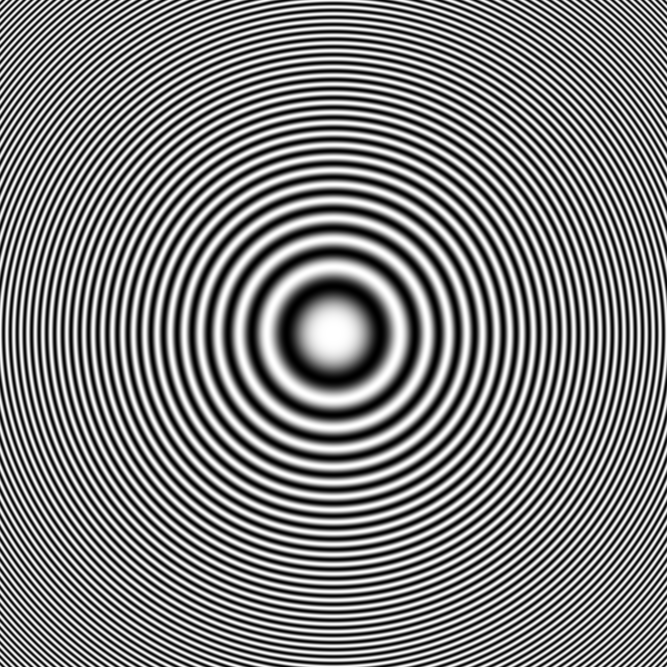
#> input picture HW2/q5.png, 2001 x 2001 px (shown at 1/3 size)
$ jupyter execute HW2-AmirhoseinYari-98109718-Q5.ipynb   (older library calls are emulated)
#> lines starting #> are read from the running program, lines starting #| are printed output that depends on the picture; after the words box and inside, x2 and y2 are one past the last pixel; in counts of white or black regions, pixels touching at a corner belong together
[cell 1]
import imageio as iio
import numpy as np
from matplotlib import pyplot as plt
import cv2

### Part 1

[cell 2]
img = iio.imread('q5.png')
#> img is the input picture: shape (2001, 2001); min 0, max 255, mean 127.5

res1 = cv2.Sobel(img, cv2.CV_64F, 1, 2, 0).astype(np.uint8)
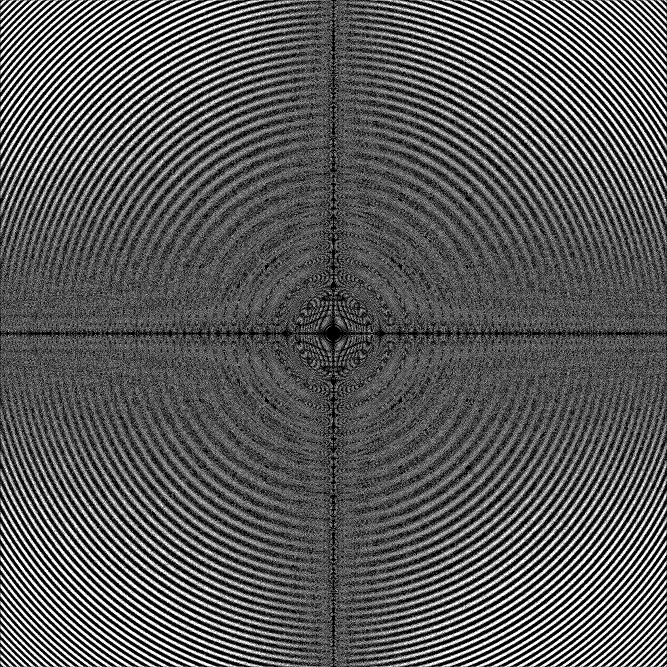
#> res1: shape (2001, 2001) (shown at 1/3 size); min 0, max 255, mean 90.2
res2 = cv2.GaussianBlur(img,(3,3),10)
res3 = cv2.Laplacian(img, cv2.CV_64F, (3,3)).astype(np.uint8)

plt.figure(figsize = (16, 12))
plt.subplot(2,2,1)
plt.imshow(img,cmap='gray');
plt.title('image :');

plt.subplot(2,2,2)
plt.imshow(255*res1/np.max(res1),cmap='gray');
plt.title('Sobel :');

plt.subplot(2,2,3)
plt.imshow(255*res2/np.max(res2),cmap='gray');
plt.title('Gaussian :');

plt.subplot(2,2,4)
plt.imshow(255*res3/np.max(res3),cmap='gray');
plt.title('Laplacian :');

iio.imwrite('q5_res01.png',255*res1/np.max(res1))
iio.imwrite('q5_res02.png',255*res2/np.max(res2))
iio.imwrite('q5_res03.png',255*res3/np.max(res3))

### Part 2

### Gaussian Filter (frequency)

[cell 3]
import math
def GaussianFilter(nRows, nCols, sigma, highpass=True):
    filter_gauss = np.zeros((nRows,nCols))
    centerI = int((nRows+1)/2)
    centerJ = int((nCols+1)/2)
    for j in range(nCols):
        for i in range(nRows):
            g = math.exp(((i-centerI)**2+(j-centerJ)**2)/(-2*sigma**2))
            if(highpass):
                filter_gauss[i,j] = 1-g
            else:
                filter_gauss[i,j] = g
    return filter_gauss

[cell 4]
imgf = np.fft.fft2(img)
imgfshift = np.fft.fftshift(imgf)
mag = 20*np.log(np.abs(imgfshift))
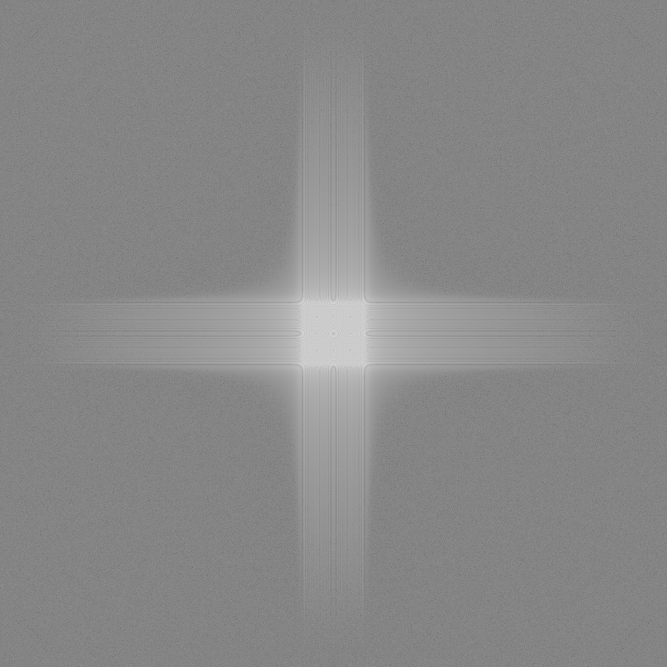
#> mag: shape (2001, 2001) float64 (shown at 1/3 size); min -196.3, max 401, mean 124.5; drawn with min black and max white

rows, cols = img.shape
#> rows = 2001; cols = 2001
H_lowpass = GaussianFilter(rows, cols, 50, False)

res5 = (imgfshift*H_lowpass)
res5_mag = 20*np.log(np.abs(1+res5))
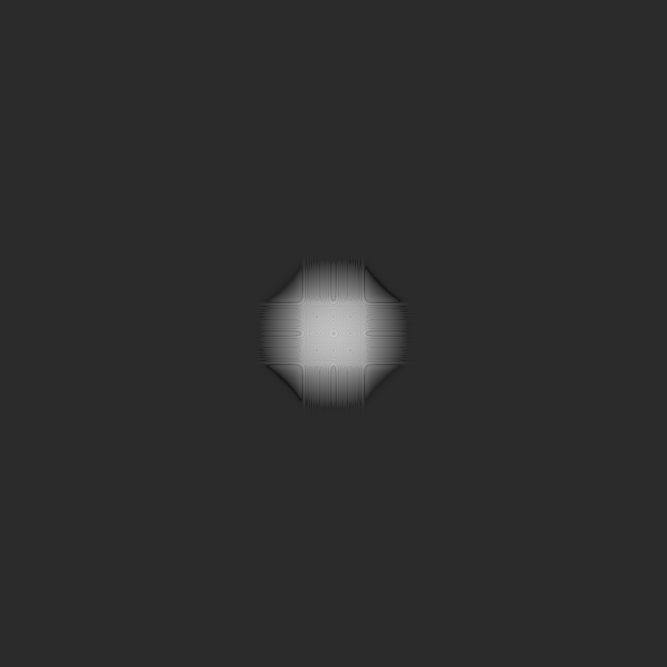
#> res5_mag: shape (2001, 2001) float64 (shown at 1/3 size); min -82.27, max 401, mean 5; drawn with min black and max white

res6 = (imgfshift*(1-H_lowpass))
res6_mag = 20*np.log(np.abs(1+res6))

plt.figure(figsize = (16, 12))
plt.subplot(1,3,1)
plt.imshow(mag,cmap='gray');
plt.title('res04 :');

plt.subplot(1,3,2)
plt.imshow(255*res5_mag/np.max(res5_mag),cmap='gray');
plt.title('Freq Gauss :');

plt.subplot(1,3,3)
plt.imshow(255*res6_mag/np.max(res6_mag),cmap='gray');
plt.title('res06 :');


iio.imwrite('q5_res04.png',255*mag/np.max(mag))
iio.imwrite('q5_res05.png',255*res5_mag/np.max(res5_mag))
iio.imwrite('q5_res06.png',255*res6_mag/np.max(res6_mag))


res5_ishift = np.fft.ifftshift(res5)
res6_ishift = np.fft.ifftshift(res6)

res5_back = np.fft.ifft2(res5_ishift)
res6_back = np.fft.ifft2(res6_ishift)

res5_back = np.abs(res5_back)
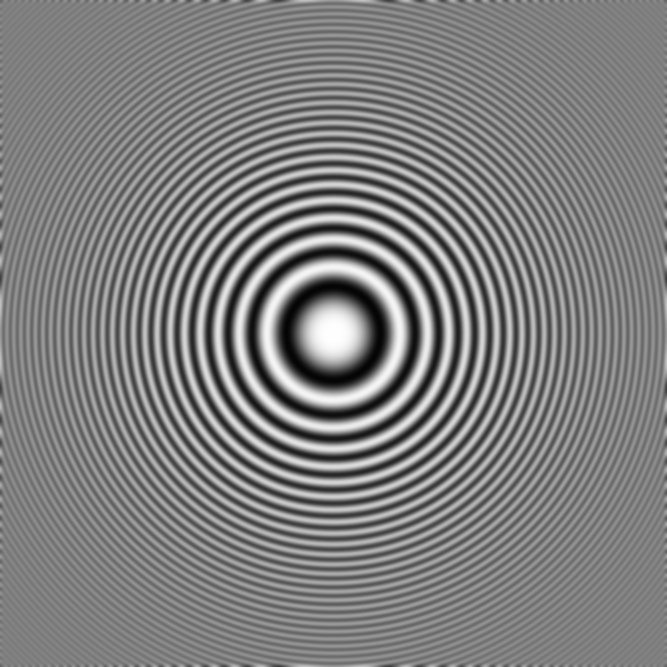
#> res5_back: shape (2001, 2001) float64 (shown at 1/3 size); min 4.95, max 254.9, mean 127.5
res6_back = np.abs(res6_back)

iio.imwrite('q5_res07.png',255*res5_back/np.max(res5_back))
iio.imwrite('q5_res08.png',255*res6_back/np.max(res6_back))

### square

[cell 5]
import math
def Square(nRows, nCols, C, highpass=True):
    filter_square = np.zeros((nRows,nCols))
    centerI = int((nRows+1)/2)
    centerJ = int((nCols+1)/2)
    for j in range(nCols):
        for i in range(nRows):
            if(abs(i-centerI)<C/2 and abs(j-centerJ)<C/2):
                g = 1
                if(highpass):
                    filter_square[i,j] = 1-g
                else:
                    filter_square[i,j] = g
    return filter_square

[cell 6]
imgf = np.fft.fft2(img)
imgfshift = np.fft.fftshift(imgf)
mag = 20*np.log(np.abs(imgfshift))

rows, cols = img.shape
H_lowpass = Square(rows, cols, 100, False)
#> after the loop in Square, `for j in range(nCols):`:
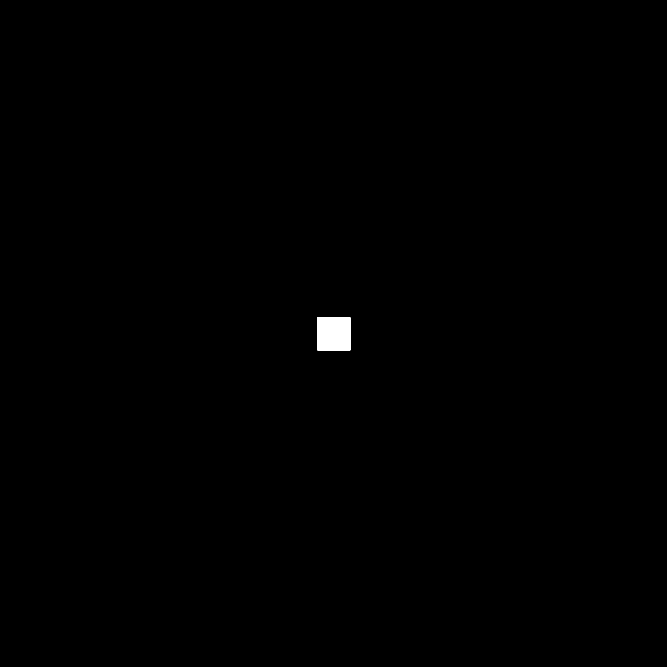
#> filter_square: shape (2001, 2001) float64 (shown at 1/3 size); values 0 (black) and 1 (white), 0.24% white; 1 white region, box (x1, y1, x2, y2) and area: (952, 952, 1051, 1051) 9801

res9 = (imgfshift*H_lowpass)
res9_mag = 20*np.log(np.abs(1+res9))

res10 = (imgfshift*(1-H_lowpass))
res10_mag = 20*np.log(np.abs(1+res10))

plt.figure(figsize = (16, 12))
plt.subplot(1,3,1)
plt.imshow(mag,cmap='gray');
plt.title('res04 :');

plt.subplot(1,3,2)
plt.imshow(255*res9_mag/np.max(res9_mag),cmap='gray');
plt.title('res09 :');

plt.subplot(1,3,3)
plt.imshow(255*res10_mag/np.max(res10_mag),cmap='gray');
plt.title('res10 :');


iio.imwrite('q5_res9.png',255*res9_mag/np.max(res9_mag))
iio.imwrite('q5_res10.png',255*res10_mag/np.max(res10_mag))


res9_ishift = np.fft.ifftshift(res9)
res10_ishift = np.fft.ifftshift(res10)

res9_back = np.fft.ifft2(res9_ishift)
res10_back = np.fft.ifft2(res10_ishift)

res9_back = np.abs(res9_back)
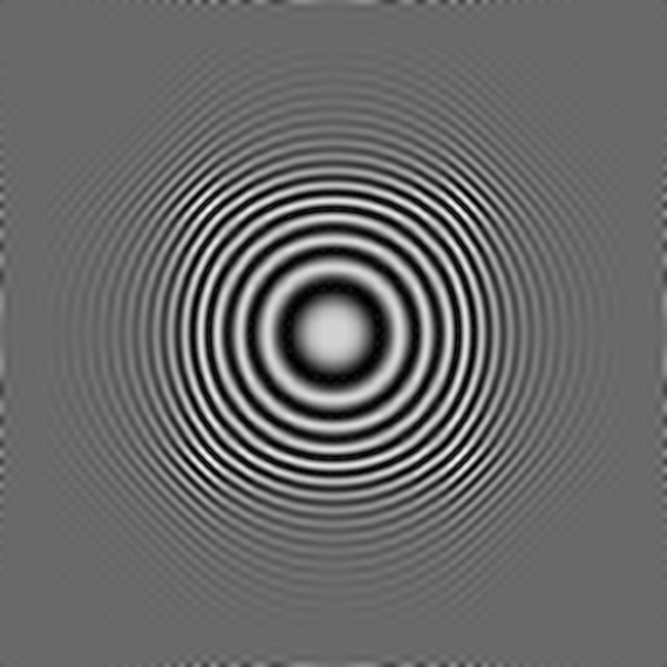
#> res9_back: shape (2001, 2001) float64 (shown at 1/3 size); min 0.0428, max 309.3, mean 128.1; drawn with min black and max white
res10_back = np.abs(res10_back)
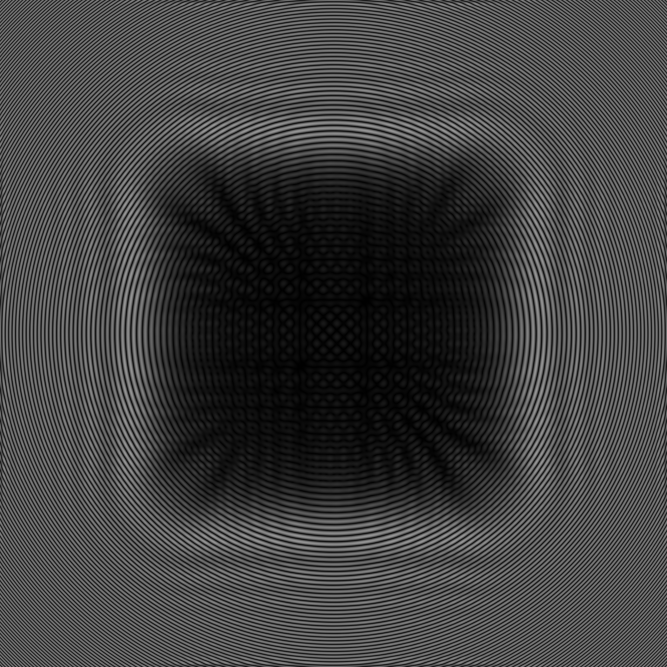
#> res10_back: shape (2001, 2001) float64 (shown at 1/3 size); min 0.00755, max 155.1, mean 65

iio.imwrite('q5_res11.png',255*res9_back/np.max(res9_back))
iio.imwrite('q5_res12.png',255*res10_back/np.max(res10_back))
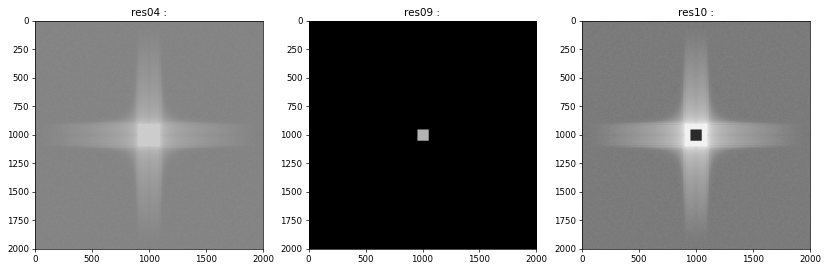
#> figure drawn by matplotlib, 3 panels

### Part 3

[cell 7]
rows, cols = img.shape

plt.figure(figsize=(12,12))
plt.subplot(121),plt.imshow(img ,cmap = 'gray')
plt.title('img_near'), plt.xticks([]), plt.yticks([])

plt.figure(figsize=(4,4))
plt.subplot(122),plt.imshow(cv2.resize(img, (int(cols/4),int(rows/4))).astype("uint8") ,cmap = 'gray')
plt.title('img_far'), plt.xticks([]), plt.yticks([])

cv2.imwrite("q5_res13.jpg", img)
cv2.imwrite("q5_res14.jpg", cv2.resize(img, (int(cols/16),int(rows/16))).astype(np.uint8))
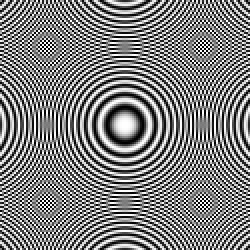
#> saved as q5_res14.jpg: shape (125, 125) (shown 2 times larger); min 0, max 255, mean 127.5
#> Out = True
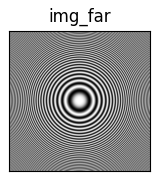
#> figure drawn by matplotlib, 1 panel

$ run again, with HW2/Image1.png copied over HW2/q5.png
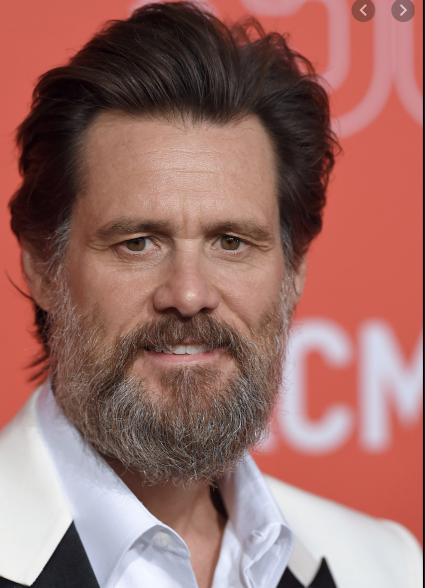
#> input picture HW2/Image1.png, 850 x 1175 px (shown at 1/2 size)
#> img is the input picture: shape (1175, 850, 4); mean R, G, B, A 154.9, 109.4, 104, 255
#> `res3 = cv2.Laplacian(img, cv2.CV_64F, (3,3)).astype(np.uint8)`:
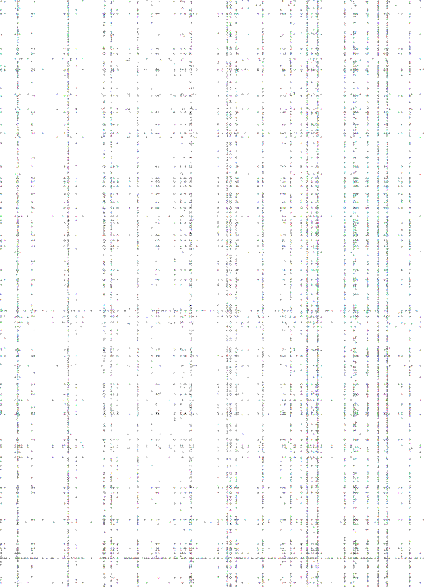
#> res3: shape (1175, 850, 4) (shown at 1/2 size); mean R, G, B, A 115, 114.8, 115.8, 8.3; transparent parts drawn white
#> `mag = 20*np.log(np.abs(imgfshift))`:
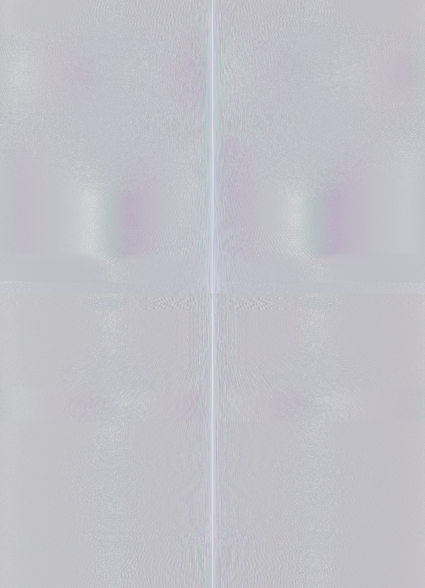
#> mag: shape (1175, 850, 4) float64 (shown at 1/2 size); mean of channels 0, 1, 2, 3 110, 108.9, 127.3, 108.9; transparent parts drawn white

$ run again, with HW2/Image2.png copied over HW2/q5.png
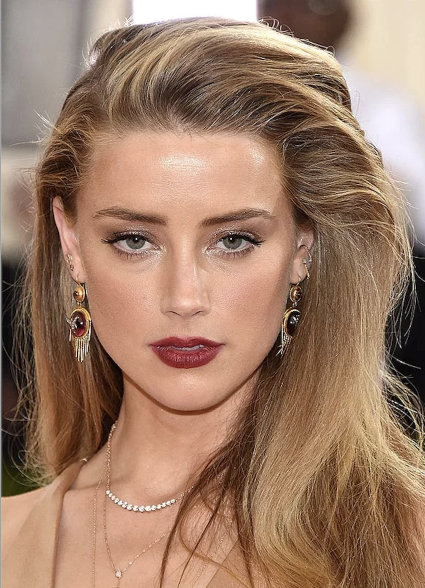
#> input picture HW2/Image2.png, 850 x 1175 px (shown at 1/2 size)
#> img is the input picture: shape (1175, 850, 4); mean R, G, B, A 157.6, 124.5, 103.5, 255
#> `mag = 20*np.log(np.abs(imgfshift))`:
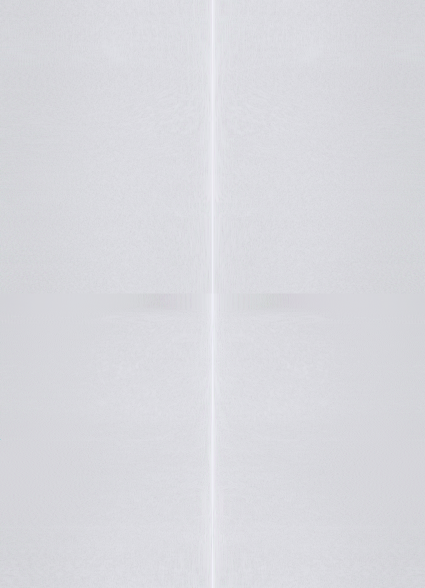
#> mag: shape (1175, 850, 4) float64 (shown at 1/2 size); mean of channels 0, 1, 2, 3 117.3, 118.7, 139.7, 118.7; transparent parts drawn white
